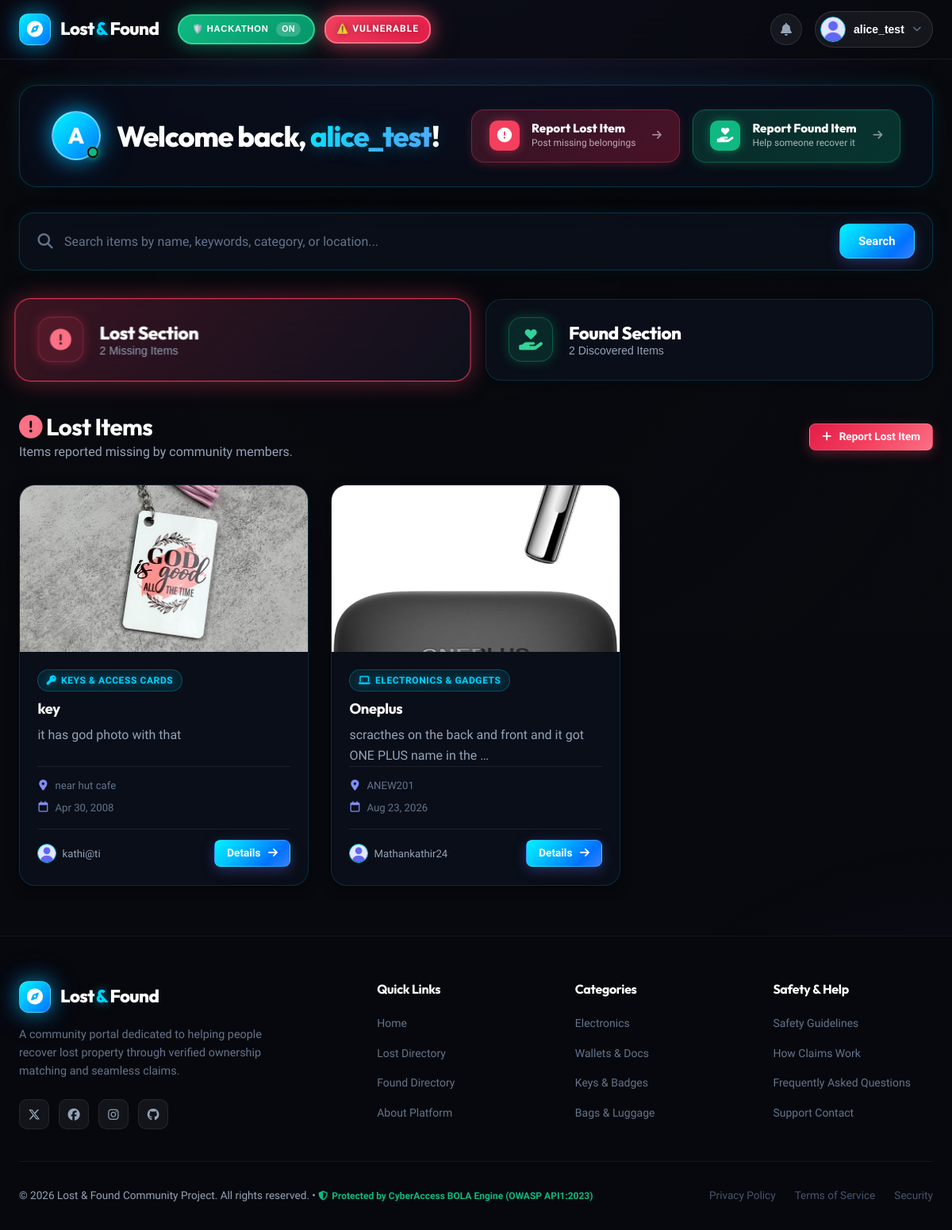
/ (signed in), run on the app's committed database.
### items/models.py (models this page shows, shortened)
class Item(models.Model):
    ITEM_TYPE_CHOICES = (
        ('LOST', 'Lost Item'),
        ('FOUND', 'Found Item'),
    )
    STATUS_CHOICES = (
        ('OPEN', 'Open / Active'),
        ('CLAIM_PENDING', 'Claim Pending'),
        ('RESOLVED', 'Resolved / Returned'),
        ('CLOSED', 'Closed'),
    )
    user = models.ForeignKey(User, on_delete=models.CASCADE, related_name='items')
    category = models.ForeignKey(Category, on_delete=models.SET_NULL, null=True, related_name='items')
    title = models.CharField(max_length=200)
    description = models.TextField()
    item_type = models.CharField(max_length=10, choices=ITEM_TYPE_CHOICES, default='LOST')
    status = models.CharField(max_length=20, choices=STATUS_CHOICES, default='OPEN')
    location = models.CharField(max_length=200, help_text="Specific place/address where item was lost or found")
    date_lost_or_found = models.DateField(help_text="Date when the item was lost or found")
    contact_phone = models.CharField(max_length=20, blank=True, null=True)
    contact_email = models.EmailField(blank=True, null=True)
    image = models.ImageField(upload_to=item_directory_path, blank=True, null=True)
    reward = models.CharField(max_length=100, blank=True, null=True, help_text="Optional reward amount or note")
    created_at = models.DateTimeField(auto_now_add=True)
    updated_at = models.DateTimeField(auto_now=True)
    class Meta:
        ordering = ['-created_at']
    @property
    def image_url(self):
        if self.image and hasattr(self.image, 'url'):
            return self.image.url
        return '/static/images/no_image.png'

class Category(models.Model):
    name = models.CharField(max_length=100, unique=True)
    slug = models.SlugField(max_length=100, unique=True, blank=True)
    icon = models.CharField(max_length=50, default='fa-box', help_text="FontAwesome icon class, e.g. fa-laptop, fa-wallet")
    description = models.TextField(blank=True)
    class Meta:
        verbose_name_plural = 'Categories'
        ordering = ['name']

### items/views.py (the view)
# urls.py: path('', views.home_view, name='home'),
def home_view(request):
    if not request.user.is_authenticated:
        return redirect('accounts:login')
    search_query = request.GET.get('q', '').strip()
    requested_tab = request.GET.get('tab', '').strip().lower()
    lost_items = Item.objects.filter(item_type='LOST')
    found_items = Item.objects.filter(item_type='FOUND')
    if search_query:
        search_filter = build_search_filter(search_query)
        lost_items = lost_items.filter(search_filter).distinct()
        found_items = found_items.filter(search_filter).distinct()
    lost_count = lost_items.count()
    found_count = found_items.count()
    if requested_tab in ['lost', 'found']:
        active_tab = requested_tab
        if search_query:
            if requested_tab == 'lost' and lost_count == 0 and found_count > 0:
                active_tab = 'found'
            elif requested_tab == 'found' and found_count == 0 and lost_count > 0:
                active_tab = 'lost'
    else:
        if search_query and lost_count == 0 and found_count > 0:
            active_tab = 'found'
        else:
            active_tab = 'lost'
    categories = Category.objects.all()
    context = {
        'lost_items': lost_items.order_by('-created_at'),
        'found_items': found_items.order_by('-created_at'),
        'lost_count': lost_count,
        'found_count': found_count,
        'active_tab': active_tab,
        'search_query': search_query,
        'categories': categories,
    }
    return render(request, 'items/home.html', context)

### items/templates/items/home.html (shortened to what this page needs)
{% extends 'base.html' %}
{% load static %}
{% block extra_css %}
<link rel="stylesheet" href="{% static 'items/css/items.css' %}">
{% endblock %}
{% block content %}
<div class="container main-content-container">
    <div class="portal-hero-banner cyber-welcome-card">
        <div class="portal-hero-left">
            <div class="user-greeting-badge">
                <div class="greeting-avatar-orb">
                    {% if user.is_authenticated %}
                        <span class="user-initial">{{ user.first_name|default:user.username|slice:":1"|upper }}</span>
                        <span class="online-pulse-dot" title="Network Connected"></span>
                    {% else %}
                        <i class="fa-solid fa-compass" style="font-size: 20px; color: #60a5fa;"></i>
                        <span class="online-pulse-dot" title="System Online"></span>
                    {% endif %}
                </div>
                <div class="user-greeting-meta">
                    <h1 class="welcome-heading">
                        {% if user.is_authenticated %}
                            Welcome back, <span class="gradient-username">{{ user.first_name|default:user.username }}</span>!
                        {% else %}
                            Welcome to <span class="gradient-username">Lost & Found Portal</span>
                        {% endif %}
                    </h1>
                </div>
            </div>
        </div>
        <div class="portal-hero-actions">
            <a href="{% url 'items:add_lost_item' %}" class="btn-cyber-action btn-cyber-lost">
                <div class="action-icon-wrap">
                    <i class="fa-solid fa-circle-exclamation"></i>
                </div>
                <div class="action-text-wrap">
                    <span class="action-title">Report Lost Item</span>
                    <span class="action-desc">Post missing belongings</span>
                </div>
                <i class="fa-solid fa-arrow-right action-arrow"></i>
            </a>
            <a href="{% url 'items:add_found_item' %}" class="btn-cyber-action btn-cyber-found">
                <div class="action-icon-wrap">
                    <i class="fa-solid fa-hand-holding-heart"></i>
                </div>
                <div class="action-text-wrap">
                    <span class="action-title">Report Found Item</span>
                    <span class="action-desc">Help someone recover it</span>
                </div>
                <i class="fa-solid fa-arrow-right action-arrow"></i>
            </a>
        </div>
    </div>
    <div class="simple-search-card">
        <form method="GET" action="{% url 'items:home' %}" class="simple-search-form" id="homeSearchForm">
            <i class="fa-solid fa-magnifying-glass search-icon"></i>
            <input type="text" name="q" id="homeSearchInput" value="{{ search_query }}" placeholder="Search items by name, keywords, category, or location..." autocomplete="off">
            <button type="submit" class="btn btn-primary">Search</button>
        </form>
    </div>
    <div class="section-switch-tabs">
        <button type="button" class="tab-btn tab-lost {% if active_tab == 'lost' %}active{% endif %}" onclick="switchSection('lost')">
            <div class="tab-btn-icon"><i class="fa-solid fa-circle-exclamation"></i></div>
            <div class="tab-btn-content">
                <span class="tab-title">Lost Section</span>
                <span class="tab-subtitle" id="lostCountSubtitle">{{ lost_count }} Missing Item{{ lost_count|pluralize }}</span>
            </div>
        </button>
        <button type="button" class="tab-btn tab-found {% if active_tab == 'found' %}active{% endif %}" onclick="switchSection('found')">
            <div class="tab-btn-icon"><i class="fa-solid fa-hand-holding-heart"></i></div>
            <div class="tab-btn-content">
                <span class="tab-title">Found Section</span>
                <span class="tab-subtitle" id="foundCountSubtitle">{{ found_count }} Discovered Item{{ found_count|pluralize }}</span>
            </div>
        </button>
    </div>
    <div id="lostSectionArea" class="section-pane {% if active_tab == 'lost' %}active-pane{% endif %}">
        <div class="section-pane-header">
            <div>
                <h2><i class="fa-solid fa-circle-exclamation text-danger"></i> Lost Items</h2>
                <p>Items reported missing by community members.</p>
            </div>
            <a href="{% url 'items:add_lost_item' %}" class="btn btn-danger btn-sm">
                <i class="fa-solid fa-plus"></i> Report Lost Item
            </a>
        </div>
        <div class="items-grid" id="lostItemsGrid">
            {% for item in lost_items %}
                {% include 'items/_item_card.html' with item=item %}
            {% endfor %}
        </div>
    </div>
</div>
{% endblock %}

### templates/navbar.html (shortened to what this page needs)
{% load static %}
<header class="app-header">
    <div class="navbar-container">
        <div class="navbar-brand-section">
            <a href="{% url 'items:home' %}" class="brand-logo">
                <div class="logo-icon-wrapper">
                    <i class="fa-solid fa-compass"></i>
                </div>
                <div class="logo-text">
                    <span class="logo-primary">Lost</span><span class="logo-accent">&</span><span class="logo-primary">Found</span>
                </div>
            </a>
            <div class="hackathon-toggle-wrapper">
                <button class="hackathon-toggle-btn" id="hackathonToggleBtn" type="button" title="Toggle BOLA Defense System">
                    <span class="hackathon-label">🛡️ HACKATHON</span>
                    <span class="hackathon-status" id="hackathonStatus">ON</span>
                </button>
                <div class="vulnerability-warning" id="vulnerabilityWarning" hidden>
                    <span class="warning-text">⚠️ VULNERABLE</span>
                </div>
            </div>
        </div>
        <div class="navbar-actions">
            {% if user.is_authenticated %}
                <a href="{% url 'notifications:list' %}" class="nav-icon-btn" title="Notifications">
                    <i class="fa-solid fa-bell"></i>
                </a>
                <div class="user-menu-dropdown" id="userMenuDropdown">
                    <button class="user-avatar-trigger" id="userMenuBtn" type="button">
                        <img src="{{ user.profile.avatar_url }}" alt="{{ user.username }}" class="nav-user-avatar">
                        <span class="nav-user-name">{{ user.first_name|default:user.username }}</span>
                        <i class="fa-solid fa-chevron-down caret-icon"></i>
                    </button>
                </div>
            {% endif %}
        </div>
    </div>
</header>

### items/templates/items/_item_card.html (shortened to what this page needs)
{% load static %}
<div class="item-card">
    <div class="item-card-image-wrap">
        <img src="{{ item.image_url }}" alt="{{ item.title }}" loading="lazy">
    </div>
    <div class="item-card-body">
        <div class="item-card-meta-top">
            {% if item.category %}
                <span class="item-category-tag">
                    <i class="fa-solid {{ item.category.icon|default:'fa-tag' }}"></i> {{ item.category.name }}
                </span>
            {% endif %}
        </div>
        <h3 class="item-card-title">
            <a href="{% url 'items:item_detail' item.pk %}">{{ item.title }}</a>
        </h3>
        <p class="item-card-description">{{ item.description|truncatewords:14 }}</p>
        <div class="item-card-info-list">
            <div class="info-row"><i class="fa-solid fa-location-dot"></i> <span>{{ item.location }}</span></div>
            <div class="info-row"><i class="fa-regular fa-calendar"></i> <span>{{ item.date_lost_or_found|date:"M d, Y" }}</span></div>
        </div>
        <div class="item-card-footer">
            <div class="user-chip">
                <img src="{{ item.user.profile.avatar_url }}" alt="{{ item.user.username }}" class="user-chip-avatar">
                <span>{{ item.user.username }}</span>
            </div>
            <a href="{% url 'items:item_detail' item.pk %}" class="btn btn-sm btn-primary">
                Details <i class="fa-solid fa-arrow-right"></i>
            </a>
        </div>
    </div>
</div>

### data on the page
Item: image_url (picture), category.name "KEYS & ACCESS CARDS", title "key", description "it has god photo with that", location "near hut cafe", date_lost_or_found "Apr 30, 2008", user.username "kathi@ti"
Item: image_url (picture), category.name "ELECTRONICS & GADGETS", title "Oneplus", description "scracthes on the back and front and it got ONE PLUS name in the …", location "ANEW201", date_lost_or_found "Aug 23, 2026", user.username "Mathankathir24"

### other printed values
{{ user.first_name|default:user.username }} "alice_test"
{{ user.first_name|default:user.username|slice:":1"|upper }} "A"
{{ lost_count }} "2"
{{ found_count }} "2"
